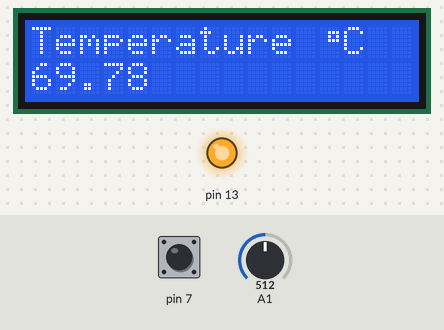
This sketch was run on a simulated Arduino Uno, built with avr-gcc and run on an emulated ATmega328P. On the bench: 16×2 character LCD, output pins drawn as LEDs (lit = HIGH). The inputs (shaded band) are chosen by the test bench; at power-on: pin 7 HIGH, A1 = 512. What the sketch prints to the serial monitor is not drawn.

Above: at 1.2 s.
1.3 s: pin 7 pulled LOW for 0.25 s
At 1.71 s:
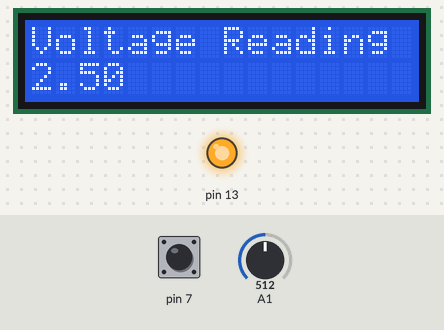
3.4 s: A1 set to 716
At 3.77 s:
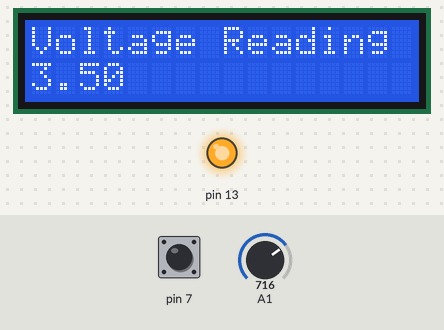
5.0 s: pin 7 pulled LOW for 1 s
At 6.03 s:
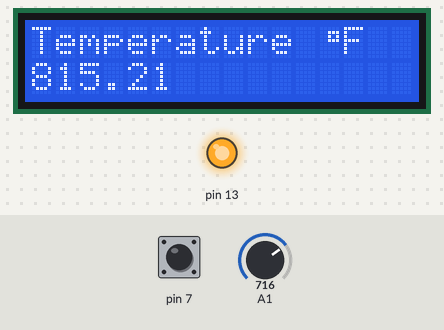
7.5 s: A1 set to 900
At 7.89 s:
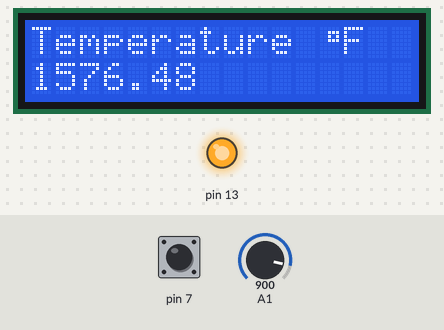
9.1 s: A1 set to 1023
At 9.33 s:
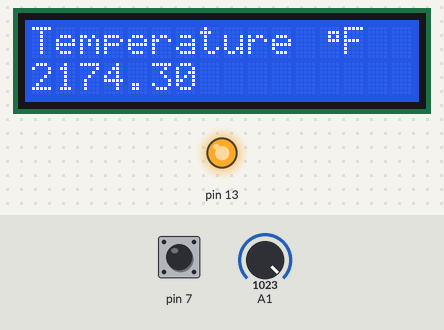
Timing chart, 0 to 11.6 s (numbered marks = the images above; inputs shaded):
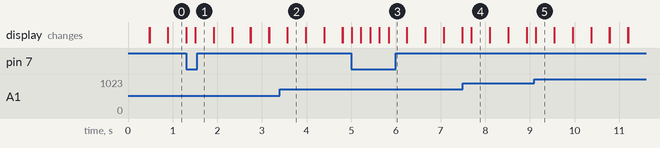

The sketch:

PT100.ino
```cpp
#include <LiquidCrystal.h>
LiquidCrystal lcd(12,11,5,4,3,2);
int status = 1 ;
byte customChar[8] = {
	0b00000,
	0b00111,
	0b00101,
	0b00111,
	0b00000,
	0b00000,
	0b00000,
	0b00000
};
void setup() {
    lcd.begin(16,2);
    lcd.clear();
    Serial.begin(9600);
    pinMode(13,OUTPUT);
    pinMode(7,INPUT_PULLUP);
    digitalWrite(13,HIGH);
    lcd.createChar(0, customChar);
}

void loop() {
    float volt , a0,a1,a2 , temp , tempf ;

    volt = (5.0*analogRead(A1)/1023);

    a0 = -367.48044857;
    a1 = 37.67235012;
    a2 = 54.77146835;

    int val = digitalRead(7);
    if(val == 0)
        if(status == 0 )
          status = 1 ;
        else if(status == 1)
          status++;
        else
          status = 0 ;

    temp = a0+a1*volt+a2*volt*volt;
    tempf = temp *1.8 + 32.0 ;
    switch(status) {
      	case 1 :
         lcd.setCursor(0,0);
         lcd.print("Temperature ");
         lcd.write((byte)0);
      	 lcd.print("C");
         lcd.setCursor(0,1);
         lcd.print(temp);
         Serial.println(temp);
  		 break;
  		case 2:
         lcd.setCursor(0,0);
         lcd.print("Temperature ");
         lcd.write((byte)0);
      	 lcd.print("F");
         lcd.setCursor(0,1);
         lcd.print(tempf);
         Serial.println(tempf);
  		 break;
  		default :
        lcd.setCursor(0,0);
        lcd.print("Voltage Reading");
        lcd.setCursor(0,1);
        lcd.print(volt);
        Serial.println(volt);
    }
    delay(200);
	lcd.clear();
}
```

Measured:
- after the input at 1.3 s, the display: first differs from a run without the input at once (image 1 shows a later state)
- after the input at 3.4 s, the display: first differs from a run without the input after 0.17 s (image 2)
- after the input at 5.0 s, the display: first changes at once (image 3 shows a later state)
- after the input at 7.5 s, the display: changes after 0.19 s (image 4)
- after the input at 9.1 s, the display: changes at once (image 5)
- what the display in image 2 shows lasts 0.4 s, from 3.6 s to 4.0 s
